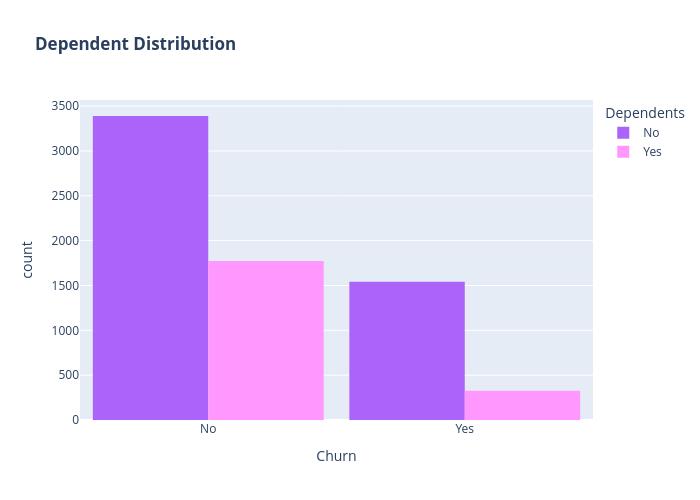

Notebook source saved alongside this figure:
### Markdown cell above
.A lot of customers choose fiber optics service and it also evident that customers who choose fiber optics have high churn rate,this might show a dissatification with this type of internet service
.Customer with DSl internet service has smaller churn rate as compared to fiber optics

### Code cell
color_map = {"Yes": "#FF97FF", "No": "#AB63FA"}
fig = px.histogram(df, x = 'Churn', color= 'Dependents', barmode='group', title = '<b>Dependent Distribution</b>', color_discrete_map=color_map)
fig.update_layout(width = 700, height= 500, bargap = 0.1)
fig.show()

### Figure 1 — Plotly figure (JSON) as saved in the notebook; plotly's stock layout.template omitted (floating-point values rounded to 4 significant figures; data arrays with more than 128 entries replaced by an {"elided": "..."} marker saying what was removed)
{"data": [{"alignmentgroup": "True", "bingroup": "x", "hovertemplate": "Dependents=No<br>Churn=%{x}<br>count=%{y}<extra></extra>", "legendgroup": "No", "marker": {"color": "#AB63FA", "pattern": {"shape": ""}}, "name": "No", "offsetgroup": "No", "orientation": "v", "showlegend": true, "type": "histogram", "x": {"elided": "4933 str values"}, "xaxis": "x", "yaxis": "y"}, {"alignmentgroup": "True", "bingroup": "x", "hovertemplate": "Dependents=Yes<br>Churn=%{x}<br>count=%{y}<extra></extra>", "legendgroup": "Yes", "marker": {"color": "#FF97FF", "pattern": {"shape": ""}}, "name": "Yes", "offsetgroup": "Yes", "orientation": "v", "showlegend": true, "type": "histogram", "x": {"elided": "2099 str values"}, "xaxis": "x", "yaxis": "y"}], "layout": {"bargap": 0.1, "barmode": "group", "height": 500, "legend": {"title": {"text": "Dependents"}, "tracegroupgap": 0}, "title": {"text": "<b>Dependent Distribution</b>"}, "width": 700, "xaxis": {"anchor": "y", "domain": [0, 1], "title": {"text": "Churn"}}, "yaxis": {"anchor": "x", "domain": [0, 1], "title": {"text": "count"}}}}
